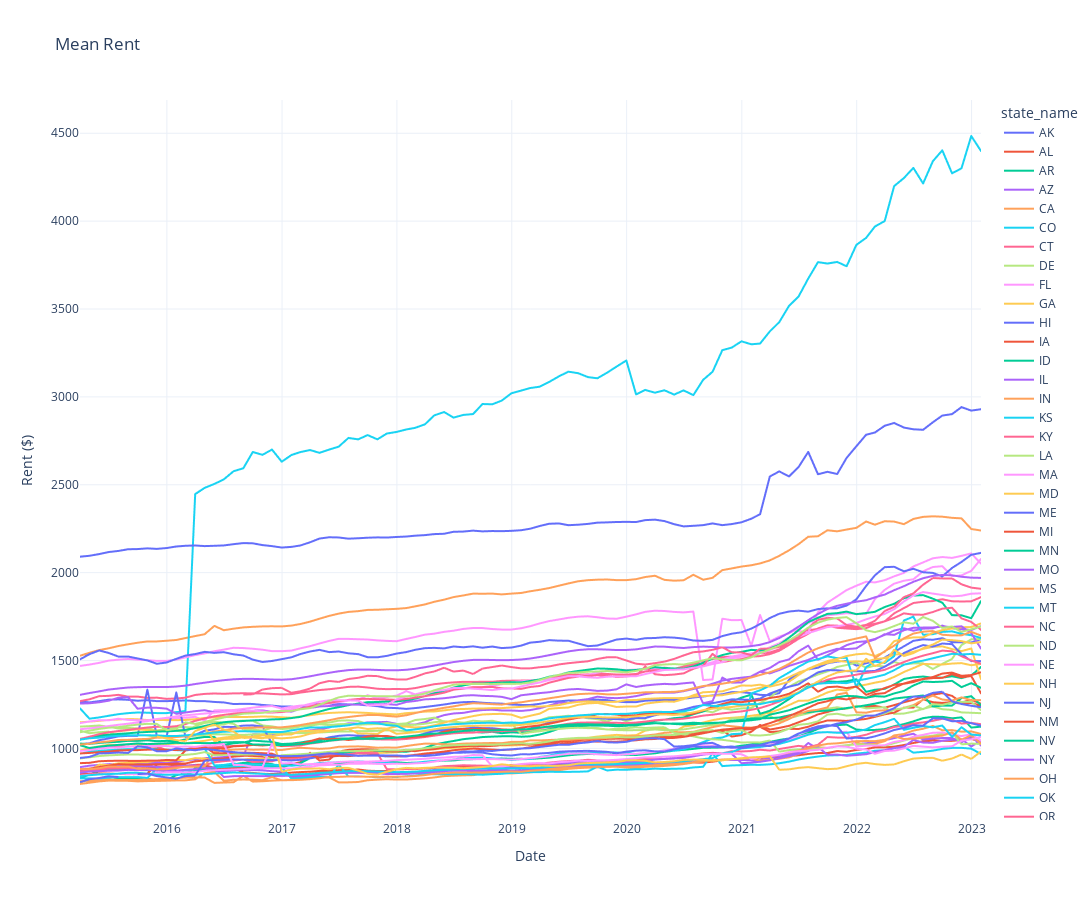

Notebook code cell kept with this figure:
### Code cell
px.line(state_rental, title='Mean Rent', template='plotly_white', height=900, width=1400, labels={'index': 'Date', 'value': 'Rent ($)'})
